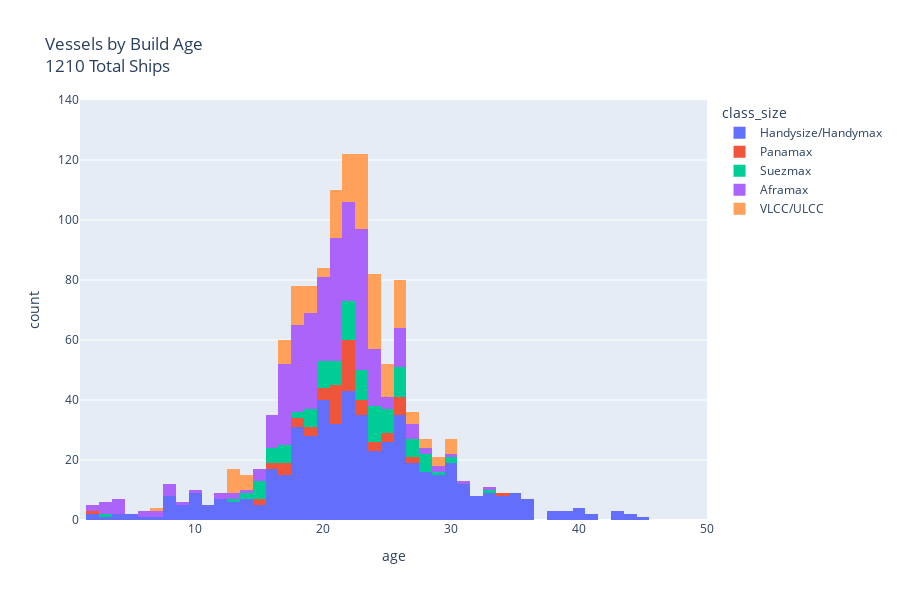

Notebook cell for this chart:
### Markdown cell above
#### Sanctioned vessels average 20ish years in age

### Code cell
fig = px.histogram(df, x="age", color="class_size", nbins=100, title=f"Vessels by Build Age <br>"
                                                                            f"{df.shape[0]} Total Ships")
fig.update_layout(width=900, height=600)
fig.update_layout(
    xaxis=dict(range=[1, 50]),  # Sets x-axis range
    yaxis=dict(range=[0, 140])  # Sets y-axis range
)

fig.show()
fig.write_html("all_ships_age_interactive_plot.html")

### Figure 1 — Plotly figure (JSON) as saved in the notebook; plotly's stock layout.template omitted (floating-point values rounded to 4 significant figures; data arrays with more than 128 entries replaced by an {"elided": "..."} marker saying what was removed)
{"data": [{"bingroup": "x", "hovertemplate": "class_size=Handysize/Handymax<br>age=%{x}<br>count=%{y}<extra></extra>", "legendgroup": "Handysize/Handymax", "marker": {"color": "#636efa", "pattern": {"shape": ""}}, "name": "Handysize/Handymax", "nbinsx": 100, "orientation": "v", "showlegend": true, "type": "histogram", "x": {"elided": "529 float values"}, "xaxis": "x", "yaxis": "y"}, {"bingroup": "x", "hovertemplate": "class_size=Panamax<br>age=%{x}<br>count=%{y}<extra></extra>", "legendgroup": "Panamax", "marker": {"color": "#EF553B", "pattern": {"shape": ""}}, "name": "Panamax", "nbinsx": 100, "orientation": "v", "showlegend": true, "type": "histogram", "x": [34.0, 27.0, 26.0, 26.0, 26.0, 26.0, 26.0, 27.0, 24.0, 25.0, 25.0, 26.0, 25.0, 24.0, 24.0, 23.0, 23.0, 22.0, 22.0, 23.0, 23.0, 21.0, 23.0, 22.0, 22.0, 22.0, 22.0, 22.0, 22.0, 22.0, 22.0, 22.0, 22.0, 22.0, 22.0, 22.0, 22.0, 21.0, 22.0, 21.0, 21.0, 21.0, 21.0, 21.0, 20.0, 21.0, 21.0, 21.0, 21.0, 21.0, 20.0, 21.0, 19.0, 19.0, 20.0, 16.0, 16.0, 19.0, 20.0, 18.0, 18.0, 17.0, 18.0, 17.0, 17.0, 17.0, 15.0, 15.0, 2.0], "xaxis": "x", "yaxis": "y"}, {"bingroup": "x", "hovertemplate": "class_size=Suezmax<br>age=%{x}<br>count=%{y}<extra></extra>", "legendgroup": "Suezmax", "marker": {"color": "#00cc96", "pattern": {"shape": ""}}, "name": "Suezmax", "nbinsx": 100, "orientation": "v", "showlegend": true, "type": "histogram", "x": [33.0, 30.0, 30.0, 29.0, 28.0, 28.0, 28.0, 28.0, 27.0, 28.0, 26.0, 26.0, 27.0, 27.0, 26.0, 27.0, 28.0, 27.0, 26.0, 26.0, 26.0, 25.0, 27.0, 26.0, 26.0, 25.0, 26.0, 26.0, 25.0, 25.0, 25.0, 24.0, 24.0, 24.0, 25.0, 24.0, 24.0, 24.0, 24.0, 23.0, 24.0, 23.0, 23.0, 23.0, 24.0, 23.0, 23.0, 24.0, 23.0, 22.0, 23.0, 21.0, 25.0, 25.0, 24.0, 24.0, 23.0, 22.0, 22.0, 22.0, 23.0, 22.0, 22.0, 22.0, 22.0, 22.0, 22.0, 22.0, 21.0, 21.0, 22.0, 22.0, 21.0, 21.0, 20.0, 20.0, 20.0, 21.0, 21.0, 20.0, 19.0, 20.0, 20.0, 21.0, 19.0, 19.0, 20.0, 20.0, 20.0, 19.0, 19.0, 18.0, 18.0, 17.0, 19.0, 16.0, 17.0, 17.0, 17.0, 16.0, 15.0, 16.0, 17.0, 16.0, 17.0, 16.0, 15.0, 15.0, 15.0, 15.0, 13.0, 15.0, 14.0, 14.0, 3.0], "xaxis": "x", "yaxis": "y"}, {"bingroup": "x", "hovertemplate": "class_size=Aframax<br>age=%{x}<br>count=%{y}<extra></extra>", "legendgroup": "Aframax", "marker": {"color": "#ab63fa", "pattern": {"shape": ""}}, "name": "Aframax", "nbinsx": 100, "orientation": "v", "showlegend": true, "type": "histogram", "x": {"elided": "326 float values"}, "xaxis": "x", "yaxis": "y"}, {"bingroup": "x", "hovertemplate": "class_size=VLCC/ULCC<br>age=%{x}<br>count=%{y}<extra></extra>", "legendgroup": "VLCC/ULCC", "marker": {"color": "#FFA15A", "pattern": {"shape": ""}}, "name": "VLCC/ULCC", "nbinsx": 100, "orientation": "v", "showlegend": true, "type": "histogram", "x": {"elided": "171 float values"}, "xaxis": "x", "yaxis": "y"}], "layout": {"barmode": "relative", "height": 600, "legend": {"title": {"text": "class_size"}, "tracegroupgap": 0}, "title": {"text": "Vessels by Build Age <br>1210 Total Ships"}, "width": 900, "xaxis": {"anchor": "y", "domain": [0, 1], "range": [1, 50], "title": {"text": "age"}}, "yaxis": {"anchor": "x", "domain": [0, 1], "range": [0, 140], "title": {"text": "count"}}}}
